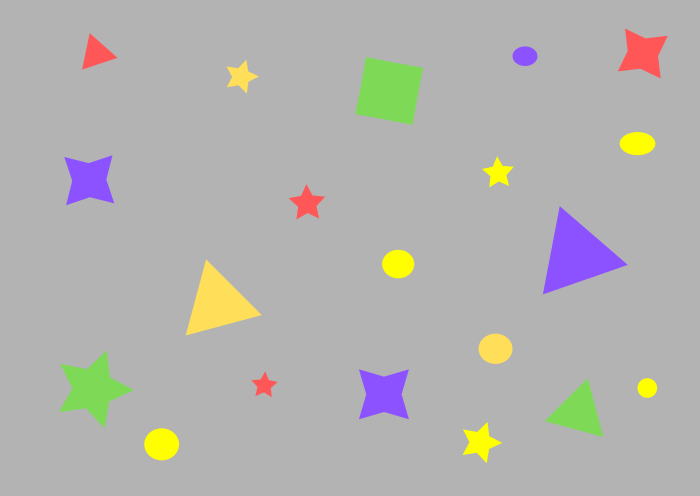
#> input picture models/omes/Detección-de-colores/Model03/images/png/imagen09.png, 700 x 496 px
$ python program01.py
#> lines starting #> are read from the running program, lines starting #| are printed output that depends on the picture; after the words box and inside, x2 and y2 are one past the last pixel; in counts of white or black regions, pixels touching at a corner belong together
import cv2
import numpy as np

amarilloBajo = np.array([20, 100, 20], np.uint8)
amarilloAlto = np.array([32, 255, 255], np.uint8)

violetaBajo = np.array([130, 100, 20], np.uint8)
violetaAlto = np.array([145, 255, 255], np.uint8)

verdeBajo = np.array([36, 100, 20], np.uint8)
verdeAlto = np.array([70, 255, 255], np.uint8)

rojoBajo1 = np.array([0, 100, 20], np.uint8)
rojoAlto1 = np.array([10, 255, 255], np.uint8)
rojoBajo2 = np.array([175, 100, 20], np.uint8)
rojoAlto2 = np.array([180, 255, 255], np.uint8)

celesteBajo = np.array([85, 100, 20], np.uint8)
celesteAlto = np.array([100, 255, 255], np.uint8)

azulBajo = np.array([101, 100, 20], np.uint8)
azulAlto = np.array([126, 255, 255], np.uint8)

rosadoBajo = np.array([145, 100, 20], np.uint8)
rosadoAlto = np.array([155, 255, 255], np.uint8)

# [10 lines of commented-out code are left out]
imagen = cv2.imread('images/png/imagen09.png')
#> imagen is the input picture: shape (496, 700, 3); mean B, G, R 175, 178.3, 179.3

# [23 lines of commented-out code are left out]

imagenHSV = cv2.cvtColor(imagen, cv2.COLOR_BGR2HSV)
#> imagenHSV: shape (496, 700, 3); mean H, S, V 4.7, 12.9, 183.7

maskAmarillo = cv2.inRange(imagenHSV, amarilloBajo, amarilloAlto)
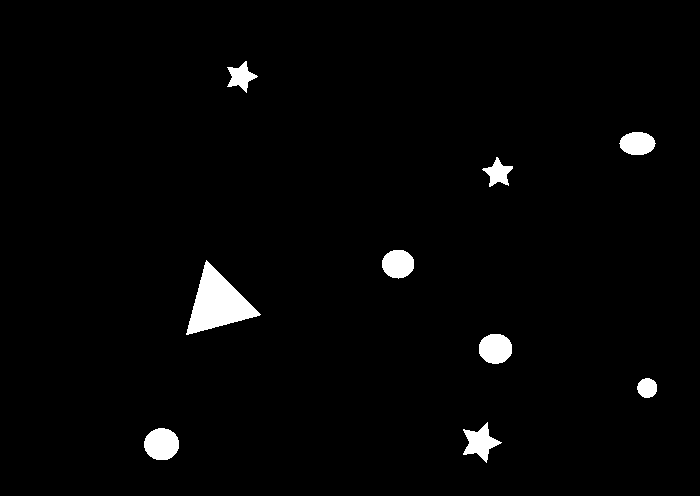
#> maskAmarillo: shape (496, 700); 2.2% white; 9 white regions, largest, box (x1, y1, x2, y2) and area: (186, 260, 261, 335) 2672, (144, 428, 179, 460) 889, (479, 334, 512, 364) 799
maskVioleta = cv2.inRange(imagenHSV, violetaBajo, violetaAlto)
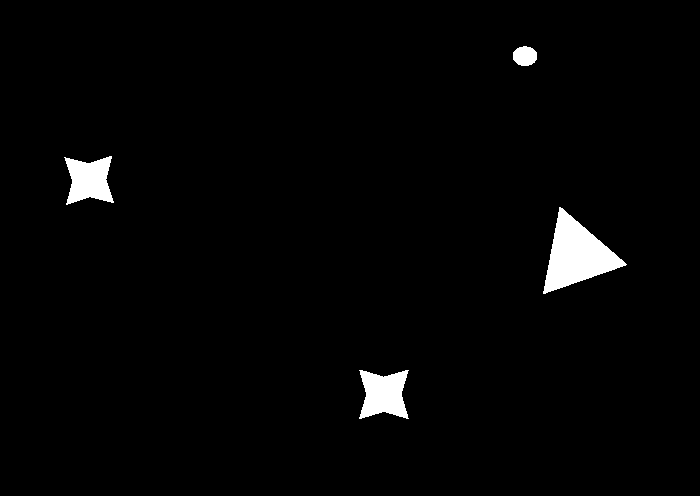
#> maskVioleta: shape (496, 700); 2.1% white; 4 white regions, box (x1, y1, x2, y2) and area: (543, 207, 627, 294) 3506, (359, 370, 409, 419) 1768, (64, 156, 114, 205) 1642, (513, 46, 537, 66) 383
maskVerde = cv2.inRange(imagenHSV, verdeBajo, verdeAlto)
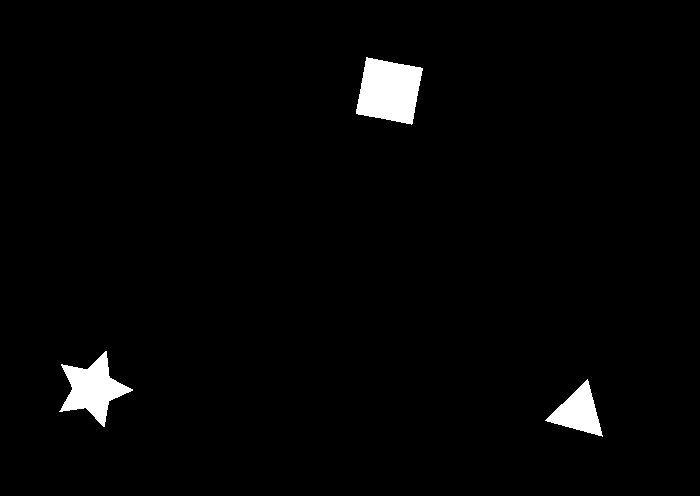
#> maskVerde: shape (496, 700); 2.1% white; 3 white regions, box (x1, y1, x2, y2) and area: (356, 57, 423, 125) 3317, (59, 351, 133, 427) 2460, (545, 379, 603, 437) 1571
maskRojo1 = cv2.inRange(imagenHSV, rojoBajo1, rojoAlto1)
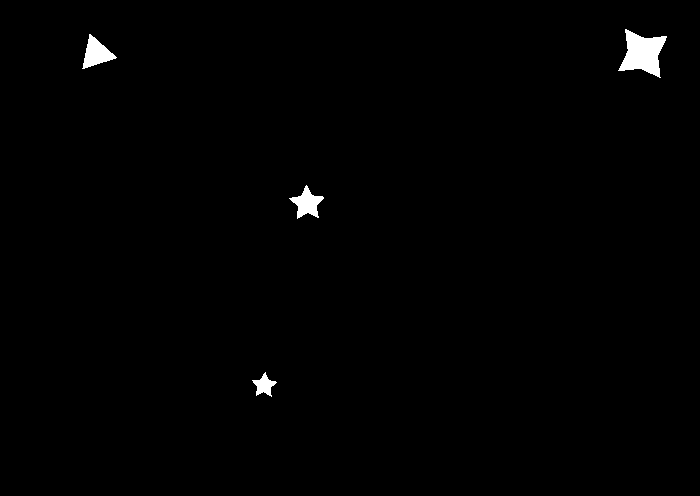
#> maskRojo1: shape (496, 700); 0.79% white; 4 white regions, box (x1, y1, x2, y2) and area: (618, 29, 667, 78) 1332, (82, 34, 117, 69) 598, (289, 185, 324, 219) 545, (252, 372, 277, 397) 285
maskRojo2 = cv2.inRange(imagenHSV, rojoBajo2, rojoAlto2)
#> maskRojo2: shape (496, 700); every value is 0
maskRojo = cv2.add(maskRojo1, maskRojo2)
maskCeleste = cv2.inRange(imagenHSV, celesteBajo, celesteAlto)
maskAzul = cv2.inRange(imagenHSV, azulBajo, azulAlto)
maskRosado = cv2.inRange(imagenHSV, rosadoBajo, rosadoAlto)
cv2.imshow('02. maskAmarillo',maskAmarillo)
cv2.imshow('07. maskVioleta',maskVioleta)
cv2.imshow('03. maskVerde',maskVerde)
cv2.imshow('01. maskRojo',maskRojo)
cv2.imshow('04. maskCeleste',maskCeleste)
cv2.imshow('05. maskAzul', maskAzul)
cv2.imshow('06. maskRosado', maskRosado)

cv2.imshow('Imagen',imagen)
cv2.waitKey(0)
cv2.destroyAllWindows()

$ run again, with models/omes/Detección-de-colores/Model03/images/png/imagen01.png copied over models/omes/Detección-de-colores/Model03/images/png/imagen09.png
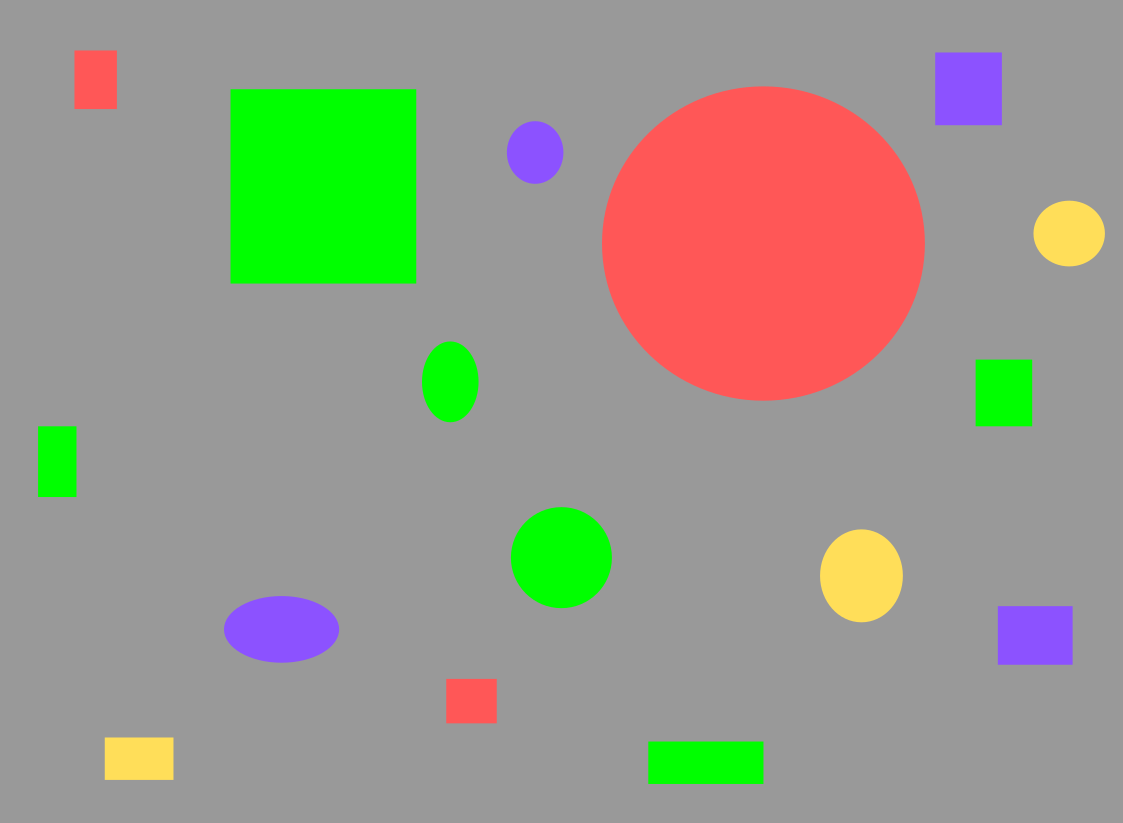
#> input picture models/omes/Detección-de-colores/Model03/images/png/imagen01.png, 1123 x 823 px
#> imagen is the input picture: shape (823, 1123, 3); mean B, G, R 138.3, 153, 153.7
#> imagenHSV: shape (823, 1123, 3); mean H, S, V 6.8, 37.4, 172.2
#> `maskAmarillo = cv2.inRange(imagenHSV, amarilloBajo, amarilloAlto)`:
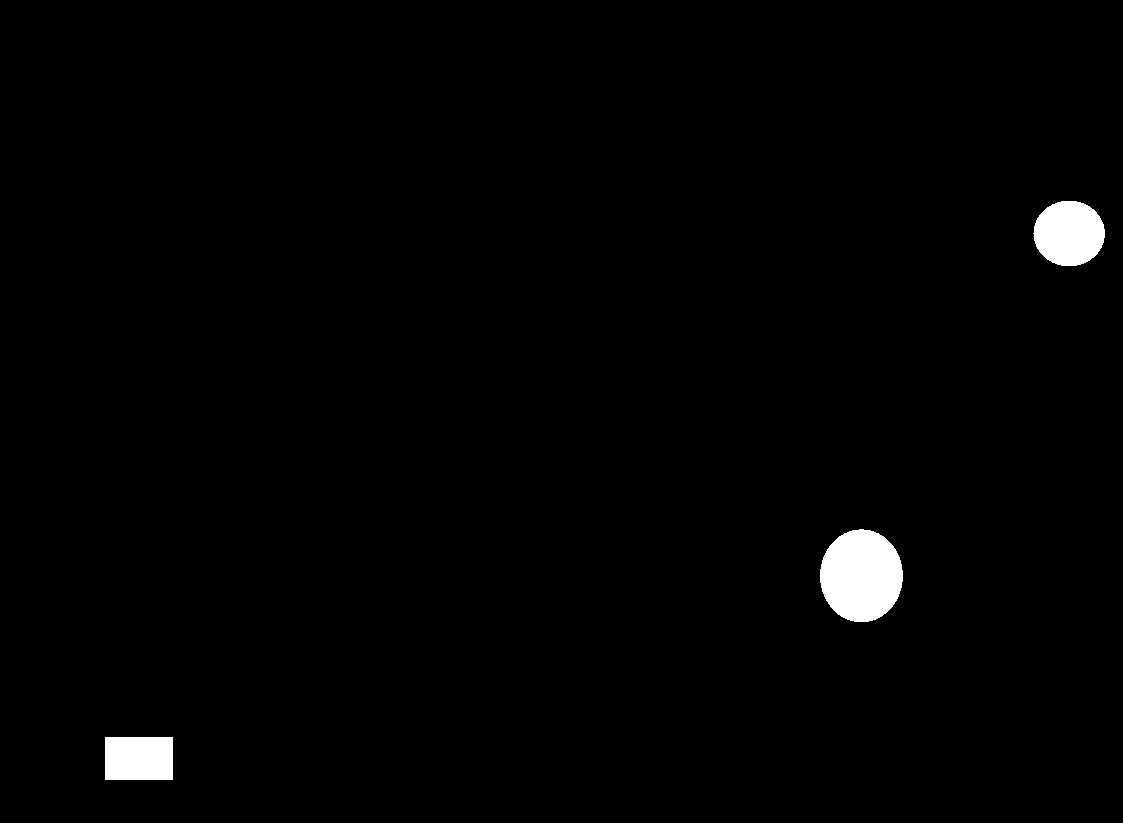
#> maskAmarillo: shape (823, 1123); 1.4% white; 3 white regions, box (x1, y1, x2, y2) and area: (820, 529, 903, 622) 6049, (1033, 201, 1105, 266) 3680, (105, 737, 173, 780) 2924
#> maskVioleta: shape (823, 1123); 2% white; 4 white regions, box (x1, y1, x2, y2) and area: (224, 596, 339, 663) 6040, (935, 52, 1002, 125) 4890, (998, 606, 1073, 665) 4425, (507, 121, 563, 184) 2786
#> maskVerde: shape (823, 1123); 6.4% white; 6 white regions, box (x1, y1, x2, y2) and area: (230, 89, 416, 284) 36269, (511, 507, 612, 608) 8069, (648, 741, 764, 784) 4987, (975, 359, 1032, 427) 3874, (422, 341, 479, 422) 3628, (38, 426, 77, 497) 2769
#> `maskRojo1 = cv2.inRange(imagenHSV, rojoBajo1, rojoAlto1)`:
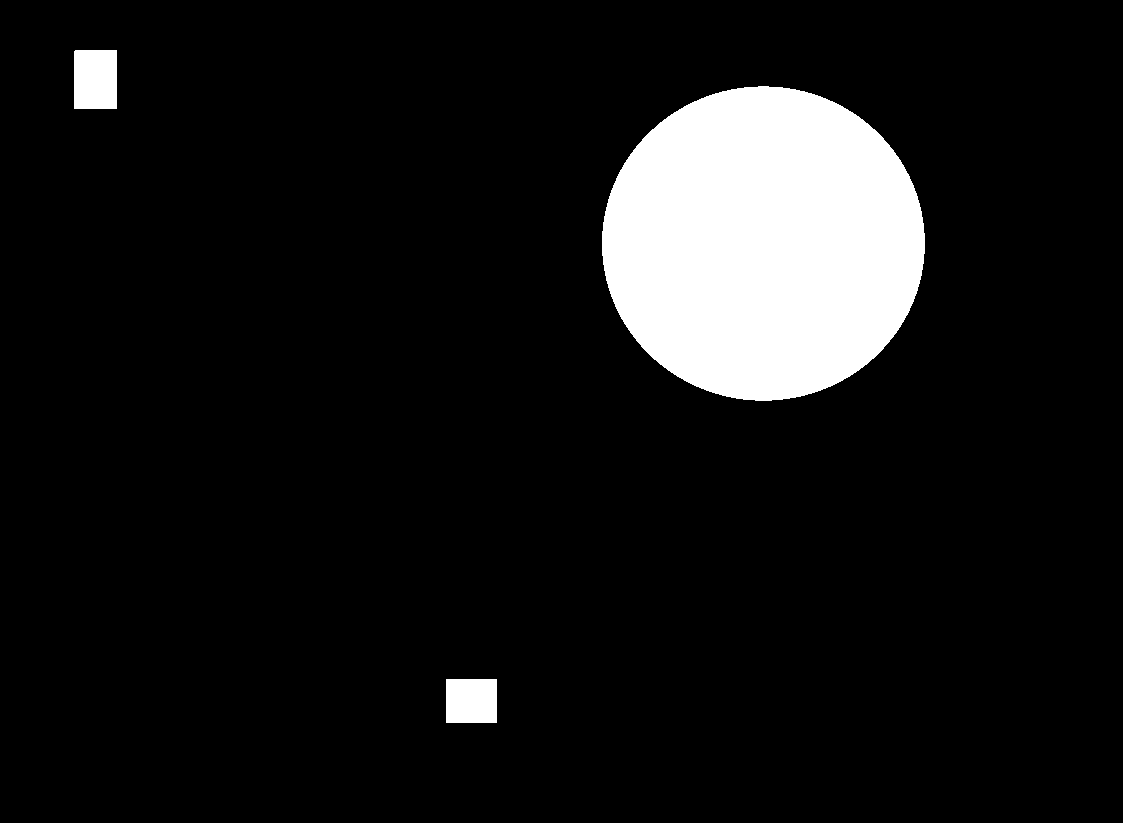
#> maskRojo1: shape (823, 1123); 9.1% white; 3 white regions, box (x1, y1, x2, y2) and area: (602, 86, 925, 401) 79749, (74, 50, 117, 109) 2536, (446, 679, 497, 723) 2244
#> maskRojo2: shape (823, 1123); every value is 0
